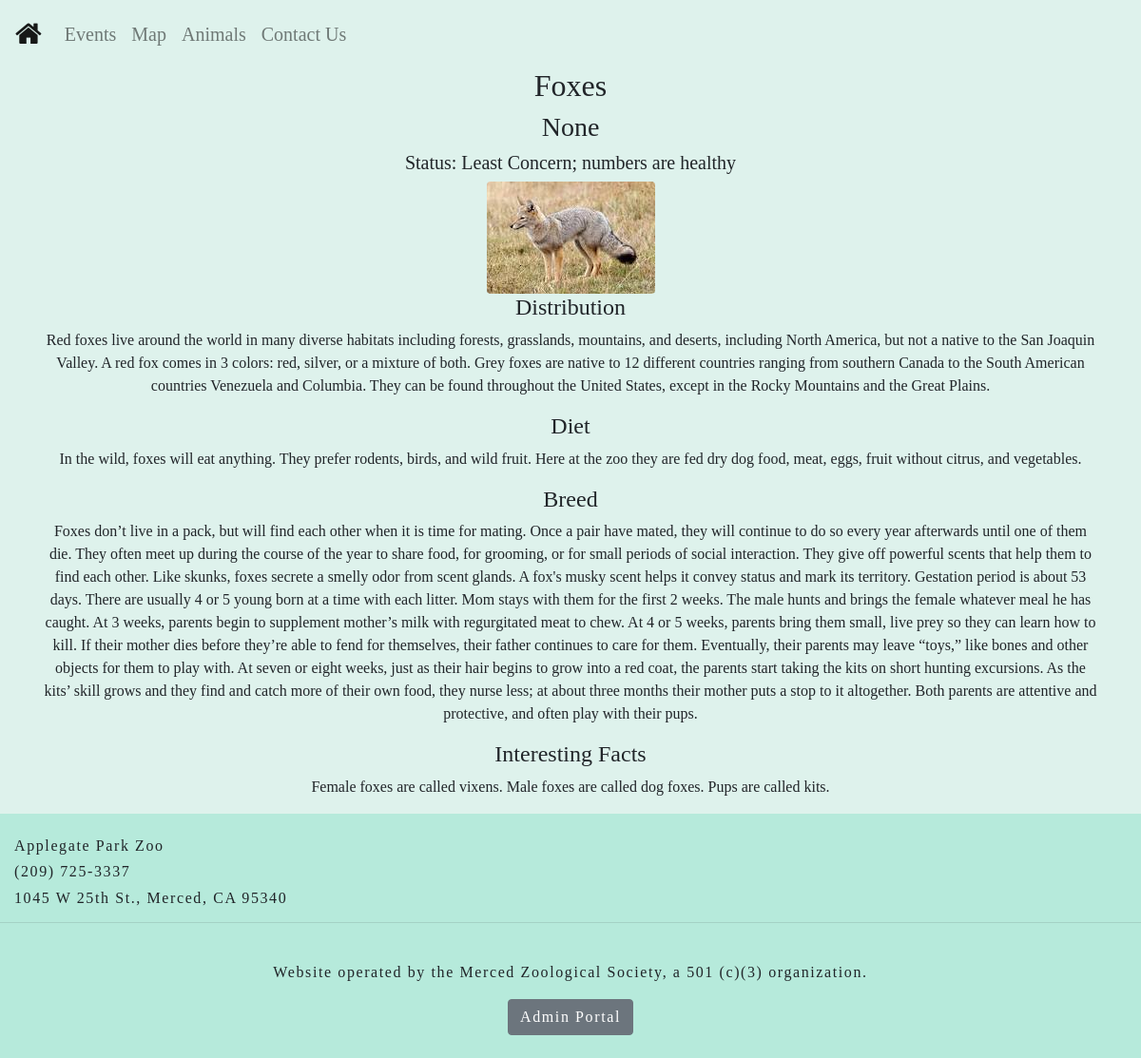
Before: /animals/4 with the older database file.
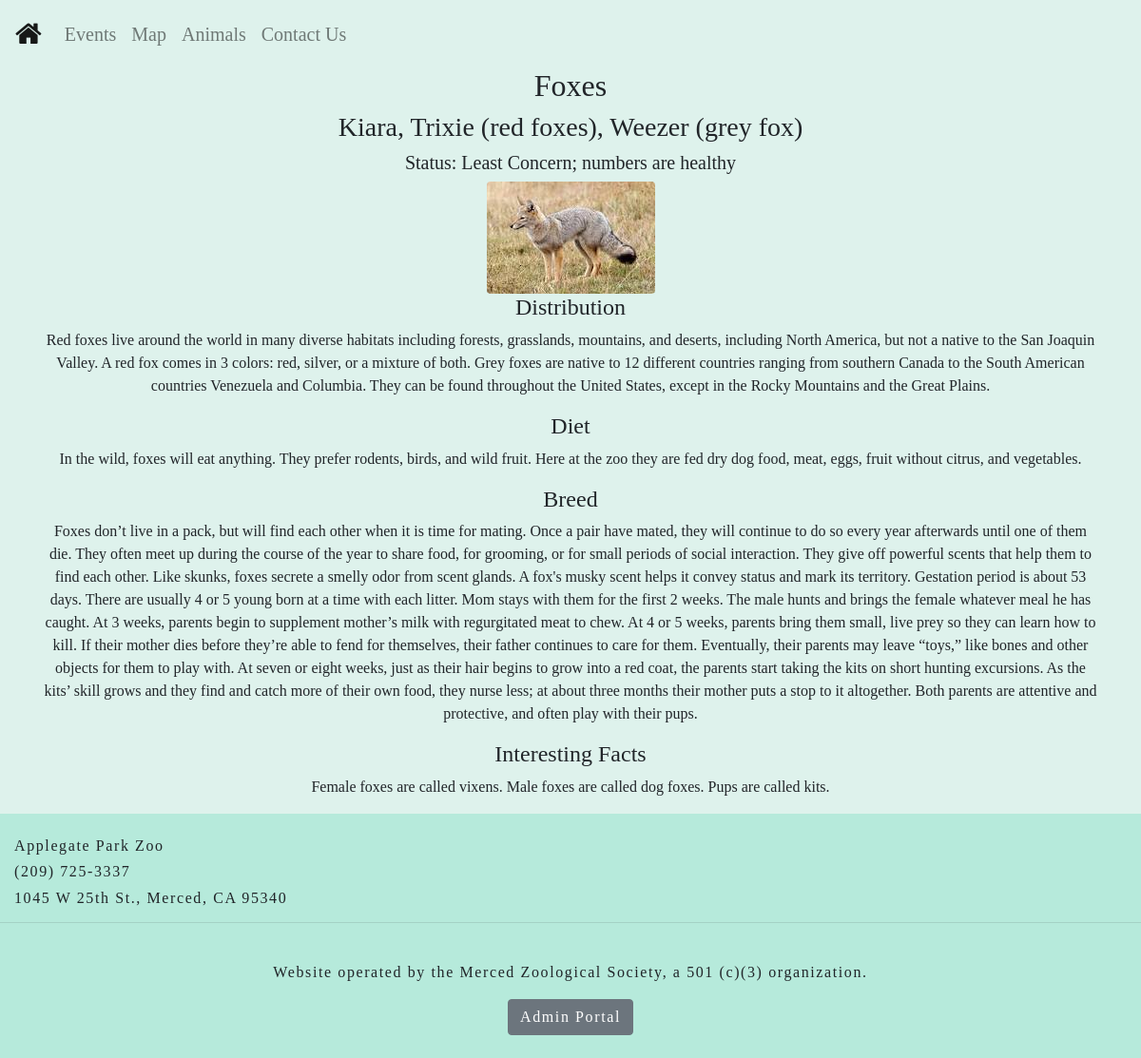
After: the same page with the newer database file.
### run.py (models this page shows, shortened)
class Animal(db.Model):
    id_animal = db.Column(db.Integer, primary_key=True)
    names = db.Column(db.String, unique=False, nullable=True)
    name_animal = db.Column(db.String, unique=False, nullable=True)
    dist_animal = db.Column(db.String, unique=False, nullable=True)
    diet_animal = db.Column(db.String, unique=False, nullable=True)
    desc_animal = db.Column(db.String, unique=False, nullable=True)
    breed_animal = db.Column(db.String, unique=False, nullable=True)
    behavior_animal = db.Column(db.String, unique=False, nullable=True)
    status_animal = db.Column(db.String, unique=False, nullable=True)
    fact_animal = db.Column(db.String, unique=False, nullable=True)
    image_filename = db.Column(db.String, default=None, nullable=True)
    image_url = db.Column(db.String, default=None, nullable=True)

### run.py (the view)
@app.route("/animals/<id>")
def animal(id):
    anim = Animal.query.get(id)
    print(anim.image_url)
    return render_template("animal.html", animal=anim)

### templates/animal.html (shortened to what this page needs)
{% extends "layout.html" %}
{% block content %}
<div class="container" style="text-align:center;">
  <h2>{{animal.name_animal}}</h2>
  <h3>{{animal.names}}</h3>
  <h5>Status: {{animal.status_animal}}</h5>
  {% if animal.image_filename %}
  <img class = "rounded" src="/static/img/{{animal.image_filename}}">
  {% else %}
  <img src="/static/img/default.png">
  {% endif %}
  {% if animal.dist_animal %}
  <h4>Distribution</h4>
  <p>{{animal.dist_animal}}</p>
  {%endif%}
  {% if animal.diet_animal %}
  <h4>Diet</h4>
  <p>{{animal.diet_animal}}</p>
  {%endif%}
  {% if animal.breed_animal %}
  <h4>Breed</h4>
  <p>{{animal.breed_animal}}</p>
  {%endif%}
  {% if animal.fact_animal %}
  <h4>Interesting Facts</h4>
  <p>{{animal.fact_animal}}</p>
  {%endif%}
</div>
{% endblock %}

Changed rows visible on the page:
changed Animal "Foxes": names "None" → "Kiara, Trixie (red foxes), Weezer (grey fox)"
